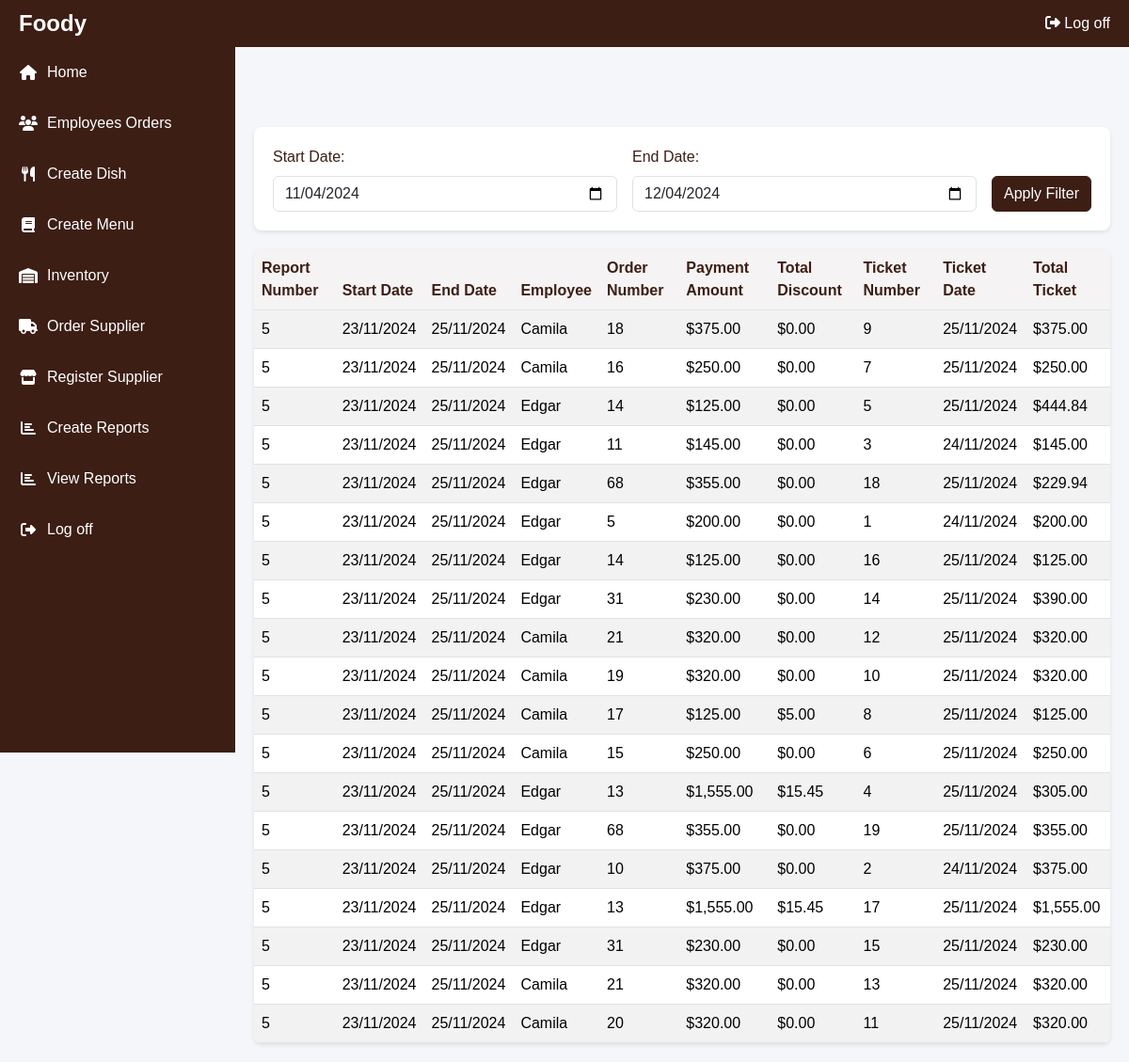
/Foody/DiningRoomManager/reports.php (signed in), run on the app's committed database.
### tables this page shows
CREATE TABLE `report` (
  `num` int NOT NULL AUTO_INCREMENT,
  `totalSales` int NOT NULL,
  `dateStart` date NOT NULL,
  `endDate` date NOT NULL,
  `productionDate` date NOT NULL,
  PRIMARY KEY (`num`)
);

CREATE TABLE `employee` (
  `num` int NOT NULL AUTO_INCREMENT,
  `firstName` varchar(20) NOT NULL,
  `middleName` varchar(20) NOT NULL,
  `lastName` varchar(20) DEFAULT NULL,
  `tel` varchar(10) DEFAULT NULL,
  `email` varchar(30) DEFAULT NULL,
  `factory` varchar(8) NOT NULL,
  `jobPosition` varchar(5) NOT NULL,
  `userNum` int DEFAULT NULL,
  PRIMARY KEY (`num`),
  UNIQUE KEY `email` (`email`),
  KEY `factory` (`factory`),
  KEY `jobPosition` (`jobPosition`),
  KEY `userNum` (`userNum`),
  CONSTRAINT `employee_ibfk_1` FOREIGN KEY (`factory`) REFERENCES `factory` (`code`),
  CONSTRAINT `employee_ibfk_2` FOREIGN KEY (`jobPosition`) REFERENCES `jobPosition` (`code`),
  CONSTRAINT `userNum` FOREIGN KEY (`userNum`) REFERENCES `users` (`num`)
);

CREATE TABLE `orderEmp` (
  `num` int NOT NULL AUTO_INCREMENT,
  `paymentAmount` float NOT NULL,
  `dateOrde` datetime DEFAULT CURRENT_TIMESTAMP,
  `totalDiscount` float NOT NULL,
  `employee` int NOT NULL,
  `status` varchar(5) NOT NULL,
  PRIMARY KEY (`num`),
  KEY `employee` (`employee`),
  KEY `status` (`status`),
  CONSTRAINT `orderEmp_ibfk_1` FOREIGN KEY (`employee`) REFERENCES `employee` (`num`),
  CONSTRAINT `orderEmp_ibfk_2` FOREIGN KEY (`status`) REFERENCES `status` (`code`)
);

CREATE TABLE `ticket` (
  `num` int NOT NULL AUTO_INCREMENT,
  `total` float NOT NULL,
  `dateTick` date NOT NULL,
  `reportStatus` varchar(20) DEFAULT NULL,
  `report` int DEFAULT NULL,
  `orderEmp` int NOT NULL,
  PRIMARY KEY (`num`),
  KEY `report` (`report`),
  KEY `orderEmp` (`orderEmp`),
  CONSTRAINT `ticket_ibfk_1` FOREIGN KEY (`report`) REFERENCES `report` (`num`),
  CONSTRAINT `ticket_ibfk_2` FOREIGN KEY (`orderEmp`) REFERENCES `orderEmp` (`num`)
);

### Foody/DiningRoomManager/reports.php (the view, shortened to what this page needs)
<?php
global $conn;
function getReportInfo($startDate = null, $endDate = null) {
    global $conn;
    $sql = "CALL infoReporte(?, ?)";
    $stmt = $conn->prepare($sql);
    $stmt->bind_param("ss", $startDate, $endDate);
    $stmt->execute();
    $result = $stmt->get_result();
    return $result;
}
$filterStartDate = isset($_GET['filter_start_date']) ? $_GET['filter_start_date'] : date('Y-m-d', strtotime('-30 days'));
$filterEndDate = isset($_GET['filter_end_date']) ? $_GET['filter_end_date'] : date('Y-m-d');
$reports = getReportInfo($filterStartDate, $filterEndDate);
?>
<!DOCTYPE html>
<html lang="en">
<head>
    <link rel="stylesheet" href="../css/static/css/bootstrap.min.css">
    <link rel="stylesheet" href="/css/DiningRoMCSS/report.css">
</head>
<body>
<nav class="top-nav">
        <div class="brand">
            <a href="homeDiningRoom.php">Foody</a>
        </div>
        <div class="user-menu">
            <a href="../index.php"><i class="fas fa-sign-out-alt"></i> Log off</a>
        </div>
    </nav>
    <nav class="sidebar">
        <div class="sidebar-nav">
            <ul>
            <li><a href="homeDiningRoom.php"><i class="fas fa-home"></i>Home</a></li>
            <li><a href="viewOrderEmplo.php"><i class="fas fa-users"></i>Employees Orders</a></li>
                <li><a href="createDish.php"><i class="fas fa-utensils"></i>Create Dish</a></li>
                <li><a href="createmenu.php"><i class="fas fa-book"></i>Create Menu</a></li>
                <li><a href="inventoryIngredients.php"><i class="fas fa-warehouse"></i>Inventory</a></li>
                <li><a href="orderSupplier.php"><i class="fas fa-truck"></i>Order Supplier</a></li>
                <li><a href="createSupplier.php"><i class="fas fa-store"></i>Register Supplier</a></li>
                <li><a href="createReport.php"><i class="fas fa-chart-bar"></i>Create Reports</a></li>
                <li><a href="reports.php"><i class="fas fa-chart-bar"></i>View Reports</a></li>
                <li><a href="../index.php"><i class="fas fa-sign-out-alt"></i>Log off</a></li>
            </ul>
        </div>
    </nav>
    <header class="header">
        <h1>Reports Overview</h1>
    </header>
    <main class="main-content">
        <div class="filter-section">
            <form method="GET" class="d-flex gap-3">
                <div class="flex-grow-1">
                    <label for="filter_start_date" class="form-label">Start Date:</label>
                    <input type="date" id="filter_start_date" name="filter_start_date"
                           class="form-control" value="<?php echo $filterStartDate; ?>"
                           max="<?php echo date('Y-m-d'); ?>">
                </div>
                <div class="flex-grow-1">
                    <label for="filter_end_date" class="form-label">End Date:</label>
                    <input type="date" id="filter_end_date" name="filter_end_date"
                           class="form-control" value="<?php echo $filterEndDate; ?>"
                           max="<?php echo date('Y-m-d'); ?>">
                </div>
                <div class="align-self-end">
                    <button type="submit" class="btn btn-primary">Apply Filter</button>
                </div>
            </form>
        </div>
        <div class="reports-table">
            <?php if (is_array($reports) && isset($reports['error'])): ?>
                <div class="alert alert-info">
                    <?php echo htmlspecialchars($reports['error']); ?>
                </div>
            <?php else: ?>
                <table class="table table-striped">
                    <thead>
                        <tr>
                            <th>Report Number</th>
                            <th>Start Date</th>
                            <th>End Date</th>
                            <th>Employee</th>
                            <th>Order Number</th>
                            <th>Payment Amount</th>
                            <th>Total Discount</th>
                            <th>Ticket Number</th>
                            <th>Ticket Date</th>
                            <th>Total Ticket</th>
                        </tr>
                    </thead>
                    <tbody>
                        <?php while ($row = $reports->fetch_assoc()): ?>
                            <tr>
                                <td><?php echo htmlspecialchars($row['Numero del Reporte']); ?></td>
                                <td><?php echo date('d/m/Y', strtotime($row['Fecha de inicio'])); ?></td>
                                <td><?php echo date('d/m/Y', strtotime($row['Fecha final'])); ?></td>
                                <td><?php echo htmlspecialchars($row['Empleado']); ?></td>
                                <td><?php echo htmlspecialchars($row['NumeroOrden']); ?></td>
                                <td>$<?php echo number_format($row['MontoPago'], 2); ?></td>
                                <td>$<?php echo number_format($row['DescuentoTotal'], 2); ?></td>
                                <td><?php echo htmlspecialchars($row['NumeroTicket']); ?></td>
                                <td><?php echo date('d/m/Y', strtotime($row['FechaTicket'])); ?></td>
                                <td>$<?php echo number_format($row['TotalTicket'], 2); ?></td>
                            </tr>
                        <?php endwhile; ?>
                    </tbody>
                </table>
            <?php endif; ?>
        </div>
    </main>
</body>
</html>

### Foody/css/DiningRoMCSS/report.css (style rules this page uses)
:root { --sidebar-width: 250px; --header-height: 60px; --top-nav-height: 50px; --primary-color: #3c1e15; --secondary-color: #59422b; --text-light: #ffffff; }
* { margin: 0; padding: 0; box-sizing: border-box; }
body { font-family: Arial, sans-serif; background-color: #f4f6f9; padding-top: var(--top-nav-height); }
.top-nav { position: fixed; top: 0; left: 0; right: 0; height: var(--top-nav-height); background-color: var(--primary-color); color: var(--text-light); display: flex; justify-content: space-between; align-items: center; padding: 0 20px; z-index: 1100; }
.top-nav .brand a { color: var(--text-light); font-size: 1.5rem; text-decoration: none; font-weight: bold; }
.top-nav .user-menu a { color: var(--text-light); text-decoration: none; }
.sidebar { position: fixed; left: 0; top: var(--top-nav-height); width: var(--sidebar-width); height: calc(100vh - var(--top-nav-height)); background-color: var(--primary-color); transition: transform 0.3s ease; z-index: 1000; overflow-y: auto; }
.sidebar-nav ul { list-style: none; padding: 0; margin: 0; }
.sidebar-nav li a { display: flex; align-items: center; padding: 15px 20px; color: var(--text-light); text-decoration: none; transition: background-color 0.3s; }
.sidebar-nav i { margin-right: 10px; width: 20px; text-align: center; }
.main-content { margin-left: var(--sidebar-width); padding: 20px; min-height: calc(100vh - var(--top-nav-height)); transition: margin-left 0.3s ease; }
.header { margin-bottom: 30px; }
.header h1 { margin: 0; font-size: 1.8rem; color: var(--primary-color); }
.reports-table { background: white; border-radius: 8px; box-shadow: 0 2px 4px rgba(60, 30, 21, 0.1); overflow-x: auto; }
.reports-table table { width: 100%; margin-bottom: 0; }
.reports-table th { background-color: rgba(60, 30, 21, 0.05); color: var(--primary-color); font-weight: 600; }
.filter-section { background: white; padding: 20px; border-radius: 8px; margin-bottom: 20px; box-shadow: 0 2px 4px rgba(60, 30, 21, 0.1); }
.filter-section .form-label { margin-bottom: 0.5rem; color: var(--primary-color); }
.btn-primary { background-color: var(--primary-color); border-color: var(--primary-color); color: var(--text-light); }

### data on the page
report: num "5", dateStart "23/11/2024", endDate "25/11/2024", employee.firstName "Camila", orderemp.num "18", orderemp.paymentAmount "375.00", orderemp.totalDiscount "0.00", ticket.num "9", ticket.dateTick "25/11/2024", ticket.total "375.00", orderemp.num "16", orderemp.paymentAmount "250.00", ticket.num "7", ticket.total "250.00", employee.firstName "Edgar", orderemp.num "14", orderemp.paymentAmount "125.00", ticket.num "5", ticket.total "444.84", orderemp.num "11", orderemp.paymentAmount "145.00", ticket.num "3", ticket.dateTick "24/11/2024", ticket.total "145.00", orderemp.num "68", orderemp.paymentAmount "355.00", ticket.num "18", ticket.total "229.94", orderemp.num "5", orderemp.paymentAmount "200.00", ticket.num "1", ticket.total "200.00", ticket.num "16", ticket.total "125.00", orderemp.num "31", orderemp.paymentAmount "230.00", ticket.num "14", ticket.total "390.00", orderemp.num "21", orderemp.paymentAmount "320.00", ticket.num "12", ticket.total "320.00", orderemp.num "19", ticket.num "10", orderemp.num "17", orderemp.totalDiscount "5.00", ticket.num "8", orderemp.num "15", ticket.num "6", orderemp.num "13", orderemp.paymentAmount "1,555.00", orderemp.totalDiscount "15.45", ticket.num "4", ticket.total "305.00", ticket.num "19", ticket.total "355.00", orderemp.num "10", ticket.num "2", ticket.num "17", ticket.total "1,555.00", ticket.num "15", ticket.total "230.00", ticket.num "13", orderemp.num "20", ticket.num "11"
